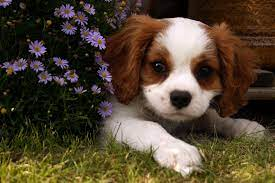
#> input picture Wavelet/DATA/dog.jpg, 275 x 183 px, found by its file name
$ python test1.py
#> lines starting #> are read from the running program, lines starting #| are printed output that depends on the picture
# Using the PyWavelets module, available at
# https://pywavelets.readthedocs.io/en/latest/install.html

from matplotlib.image import imread
import numpy as np
import matplotlib.pyplot as plt
import os
import pywt
plt.rcParams['figure.figsize'] = [8, 8]
plt.rcParams.update({'font.size': 18})

A = imread('/gagarine/temporaires/zli/Master-internship-repo-at-Institut-dAlembert/Wavelet/DATA/dog.jpg')
#> A is the input picture: shape (183, 275, 3); mean R, G, B 81.1, 67.7, 49.2
B = np.mean(A, -1); # Convert RGB to grayscale
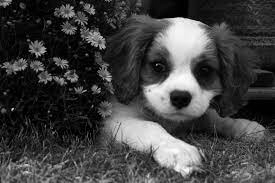
#> B: shape (183, 275) float64; min 0, max 254.3, mean 66
## Wavelet Compression
n = 4
w = 'db1'
coeffs = pywt.wavedec2(B,wavelet=w,level=n)
#> coeffs = 5 items

coeff_arr, coeff_slices = pywt.coeffs_to_array(coeffs)
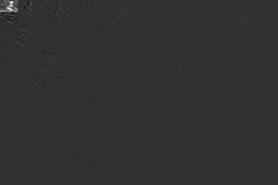
#> coeff_arr: shape (185, 278) float64; min -922.3, max 3794.6, mean 4.1; drawn with min black and max white
#> coeff_slices = 5 items

Csort = np.sort(np.abs(coeff_arr.reshape(-1)))

for keep in(0.1, 0.05, 0.01, 0.005):
    thresh = Csort[int(np.floor((1-keep)*len(Csort)))]
    ind = np.abs(coeff_arr) > thresh
    Cfilt = coeff_arr * ind # Threshold small indices

    coeffs_filt = pywt.array_to_coeffs(Cfilt,coeff_slices,output_format='wavedec2')

    # Plot reconstruction
    Arecon = pywt.waverec2(coeffs_filt,wavelet=w)
    plt.figure()
    plt.imshow(Arecon.astype('uint8'),cmap='gray')
    plt.axis('off')
    plt.title('keep = ' + str(keep))
#> this loop made 4 passes
#> thresh on passes 1 to 4: 32.46, 52.25, 165.4, 333.6
#> pass 1, `ind = np.abs(coeff_arr) > thresh`:
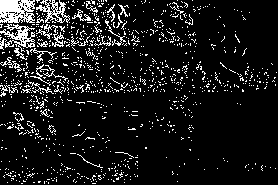
#> ind: shape (185, 278) bool; 10% white in thin lines or dots
#> pass 1, `Arecon = pywt.waverec2(coeffs_filt,wavelet=w)`:
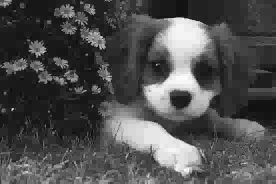
#> Arecon: shape (184, 276) float64; min -18.07, max 251.6, mean 66.1; drawn with min black and max white
#> pass 2, `ind = np.abs(coeff_arr) > thresh`:
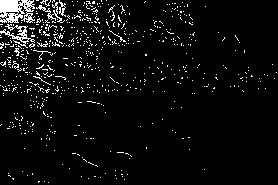
#> ind: shape (185, 278) bool; 5% white in thin lines or dots
#> after the loop:
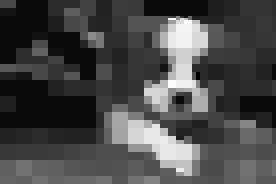
#> Arecon: shape (184, 276) float64; min -10.87, max 250.2, mean 63.7; drawn with min black and max white
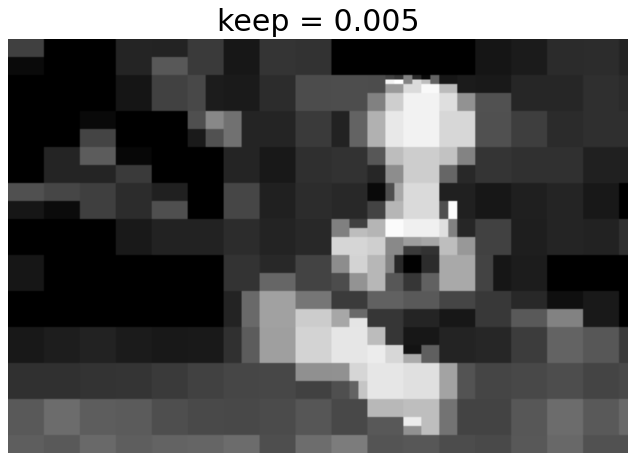
#> figure drawn by matplotlib, 1 panel
